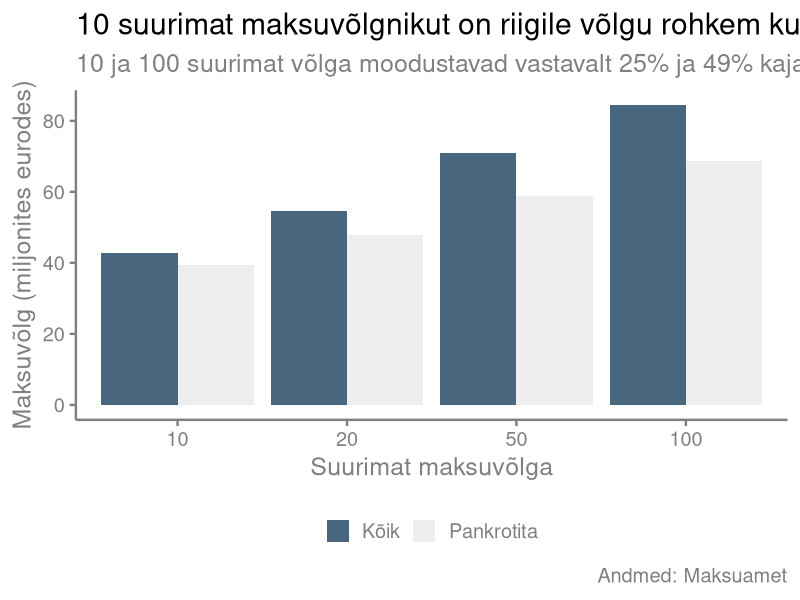
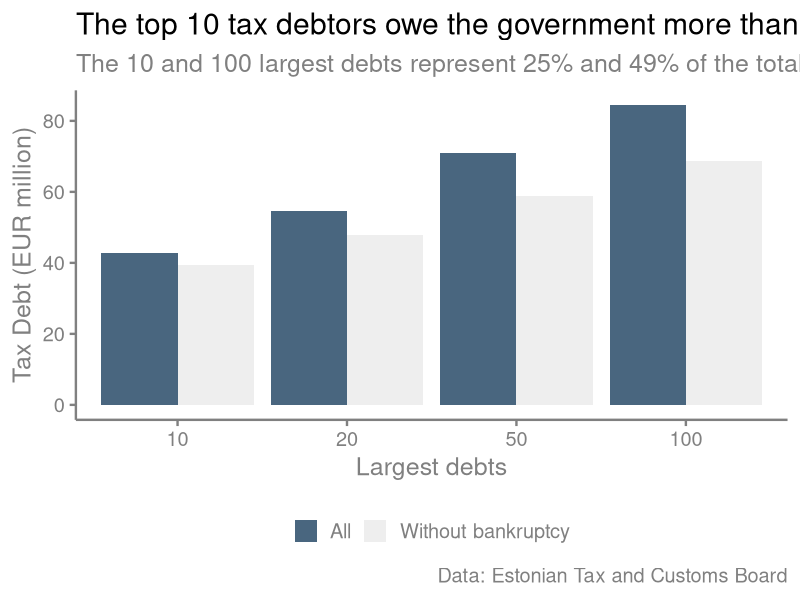
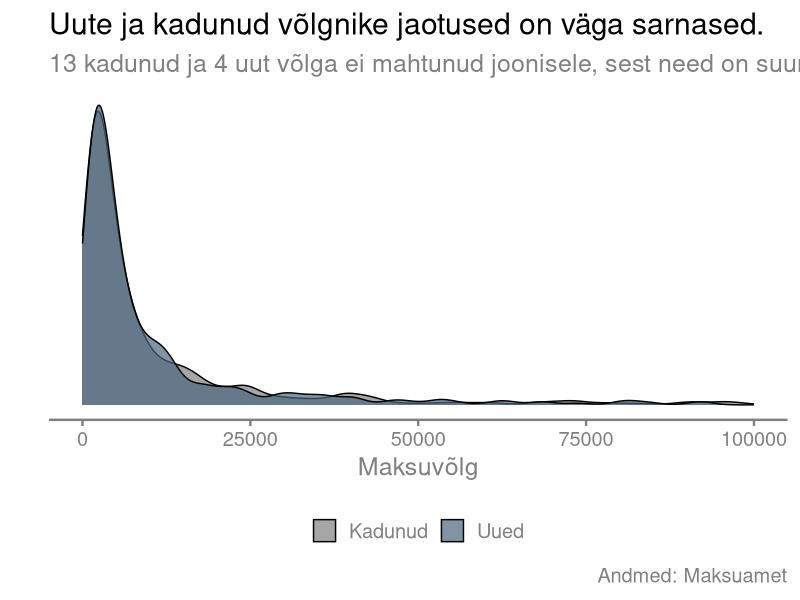
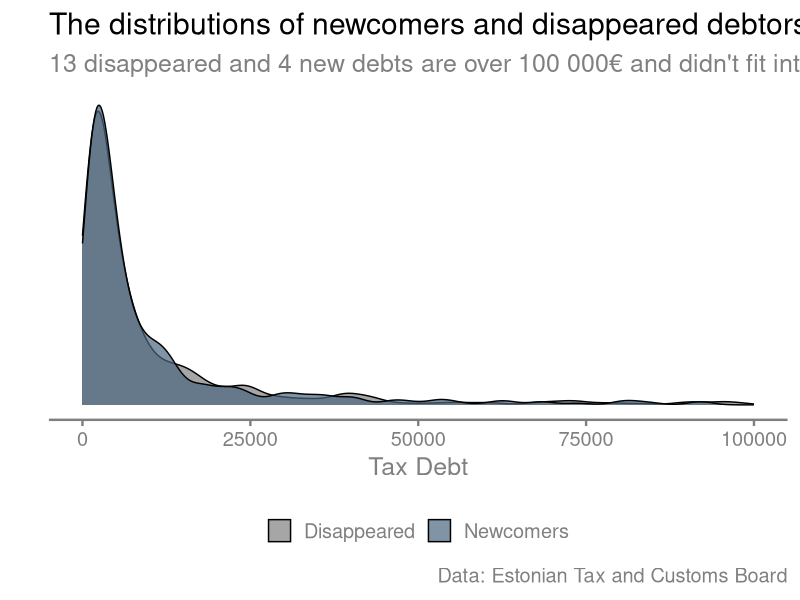

These figures' R source, in order:
#Maksuvõlgnike analüüs
#Autor Annegrete Peek

#paketid
library(readxl)
library(dplyr)
library(ggplot2)
library(lubridate)

#andmed
nov <- read_excel("maksuvolglaste_nimekiri_nov.xlsx", skip = 2) %>% mutate(pankrot = ifelse(grepl("PANKROTIS", Nimi), 1, 0))
dets <- read_excel("maksuvolglaste_nimekiri_dets.xlsx", skip = 2) %>% mutate(pankrot = ifelse(grepl("PANKROTIS", Nimi), 1, 0))
volg <- nov %>% full_join(dets, by = "Kood", suffix = c("_nov", "_dets")) %>% mutate(summa_muutus = Maksuvõlg_dets/Maksuvõlg_nov)
sum(is.na(volg$Nimi_nov)) #392 ettevõtet, keda novembris ei olnud
sum(is.na(volg$Nimi_dets)) #499 ettevõtet, keda detsembris ei olnud

#Kontrollime, kas nimed ja alguskuupäevad klapivad
table(volg$Nimi_nov == volg$Nimi_dets, useNA = "ifany") # 14 juhul nimed ei ole samad
volg %>% filter(Nimi_nov != Nimi_dets) %>% View() # 5 juhul on pankrotti sattunud, 1 on nüüd likvideerimisel, 8 on nime muutnud.
sum(volg$summa_muutus < 1, na.rm = TRUE) # 579 vähenes
sum(volg$summa_muutus == 1, na.rm = TRUE) # 2810 jäi samaks
sum(volg$summa_muutus > 1, na.rm = TRUE)


#Top 10,20,50,100 võlga dets
dets <- dets %>% 
  arrange(-Maksuvõlg)
temp <- dets %>%
  summarise(
    top10 = sum(head(Maksuvõlg,10)), 
    top20 = sum(head(Maksuvõlg,20)), 
    top50 = sum(head(Maksuvõlg,50)), 
    top100 = sum(head(Maksuvõlg,100))) %>% 
  reshape2::melt() %>% 
  mutate(grupp = "Kõik",
         grupp2 = "All")
sum(dets$Maksuvõlg) # 170508281
sum(dets$`Sellest vaidlustatud`) #4469157
sum(dets$pankrot) #276
sum(dets$Maksuvõlg[dets$pankrot == 1]) #31553909
table(year(head(dets$`Maksuvõla algus`, 100)))
table(year(head(dets$`Maksuvõla algus`, 100)) <= 2016) #86, 14

top <- dets %>% 
  filter(pankrot == 0) %>% 
  summarise(
    top10 = sum(head(Maksuvõlg,10)), 
    top20 = sum(head(Maksuvõlg,20)), 
    top50 = sum(head(Maksuvõlg,50)), 
    top100 = sum(head(Maksuvõlg,100))) %>% 
  reshape2::melt() %>% 
  mutate(grupp = "Pankrotita",
         grupp2 = "Without bankruptcy") %>% 
  rbind(temp)
dets %>% filter(pankrot == 0) %>% summarise(arv = sum(Maksuvõlg))

ggplot(top, aes(x = variable, y = value/1000000, fill = grupp)) + 
  geom_bar(position = "dodge", stat = "identity") +
  theme_bw(base_size = 18) + 
  scale_x_discrete(labels = c("10", "20", "50", "100")) +
  scale_fill_manual(values = c("#49667F", "#EEEEEE")) +
  labs(title = "10 suurimat maksuvõlgnikut on riigile võlgu rohkem kui 42 miljonit eurot.", 
       subtitle = "10 ja 100 suurimat võlga moodustavad vastavalt 25% ja 49% kajastatud võlast.",
       y = "Maksuvõlg (miljonites eurodes)",
       x = "Suurimat maksuvõlga",
       caption = "Andmed: Maksuamet") +
  theme(axis.line = element_line(colour = "#808080"),
        axis.ticks = element_line(colour = "#808080"),
        axis.text = element_text(colour = "#808080"),
        axis.title = element_text(colour = "#808080"),
        plot.subtitle = element_text(colour = "#808080"),
        plot.caption = element_text(colour = "#808080"),
        panel.grid.major = element_blank(),
        panel.grid.minor = element_blank(),
        panel.border = element_blank(),
        panel.background = element_blank(),
        legend.position = "bottom", 
        legend.title = element_blank(),
        legend.text = element_text(colour = "#808080"))

ggplot(top, aes(x = variable, y = value/1000000, fill = grupp2)) + 
  geom_bar(position = "dodge", stat = "identity") +
  theme_bw(base_size = 18) + 
  scale_x_discrete(labels = c("10", "20", "50", "100")) +
  scale_fill_manual(values = c("#49667F", "#EEEEEE")) +
  labs(title = "The top 10 tax debtors owe the government more than 42 million euros.", 
       subtitle = "The 10 and 100 largest debts represent 25% and 49% of the total debt, respectively.",
       y = "Tax Debt (EUR million)",
       x = "Largest debts",
       caption = "Data: Estonian Tax and Customs Board") +
  theme(axis.line = element_line(colour = "#808080"),
        axis.ticks = element_line(colour = "#808080"),
        axis.text = element_text(colour = "#808080"),
        axis.title = element_text(colour = "#808080"),
        plot.subtitle = element_text(colour = "#808080"),
        plot.caption = element_text(colour = "#808080"),
        panel.grid.major = element_blank(),
        panel.grid.minor = element_blank(),
        panel.border = element_blank(),
        panel.background = element_blank(),
        legend.position = "bottom", 
        legend.title = element_blank(),
        legend.text = element_text(colour = "#808080"))

#Kes kadusid ära ja kes tulid juurde? 
df1 <- dets %>% filter(!(Kood %in% nov$Kood)) %>% mutate(grupp = "Uued", grupp2 = "Newcomers")
df2 <- nov %>% filter(!(Kood %in% dets$Kood)) %>% mutate(grupp = "Kadunud", grupp2 = "Disappeared")
sum(df2$Maksuvõlg) #8054269
sum(df2$pankrot) #5
table(year(df2$`Maksuvõla algus`))
sum(df1$Maksuvõlg) #4699554
sum(df1$pankrot) #1
table(year(df1$`Maksuvõla algus`))

df <- df2 %>% rbind(df1)
ggplot(df, aes(Maksuvõlg, fill = grupp)) + 
  geom_density(alpha = 0.7) + 
  xlim(c(0, 100000)) +
  theme_bw(base_size = 18) + 
  scale_fill_manual(values = c("#808080", "#49667F")) +
  labs(title = "Uute ja kadunud võlgnike jaotused on väga sarnased.", 
       subtitle = "13 kadunud ja 4 uut võlga ei mahtunud joonisele, sest need on suuremad kui 100 000€.",
       y = "",
       x = "Maksuvõlg",
       caption = "Andmed: Maksuamet") +
  theme(axis.line = element_line(colour = "#808080"),
        axis.ticks = element_line(colour = "#808080"),
        axis.text = element_text(colour = "#808080"),
        axis.title = element_text(colour = "#808080"),
        axis.text.y = element_blank(),
        axis.line.y = element_blank(),
        axis.ticks.y = element_blank(),
        plot.subtitle = element_text(colour = "#808080"),
        plot.caption = element_text(colour = "#808080"),
        panel.grid.major = element_blank(),
        panel.grid.minor = element_blank(),
        panel.border = element_blank(),
        panel.background = element_blank(),
        legend.position = "bottom", 
        legend.title = element_blank(),
        legend.text = element_text(colour = "#808080"))

ggplot(df, aes(Maksuvõlg, fill = grupp2)) + 
  geom_density(alpha = 0.7) + 
  xlim(c(0, 100000)) +
  theme_bw(base_size = 18) + 
  scale_fill_manual(values = c("#808080", "#49667F")) +
  labs(title = "The distributions of newcomers and disappeared debtors are very similar.", 
       subtitle = "13 disappeared and 4 new debts are over 100 000€ and didn't fit into the graph.",
       y = "",
       x = "Tax Debt",
       caption = "Data: Estonian Tax and Customs Board") +
  theme(axis.line = element_line(colour = "#808080"),
        axis.ticks = element_line(colour = "#808080"),
        axis.text = element_text(colour = "#808080"),
        axis.title = element_text(colour = "#808080"),
        axis.text.y = element_blank(),
        axis.line.y = element_blank(),
        axis.ticks.y = element_blank(),
        plot.subtitle = element_text(colour = "#808080"),
        plot.caption = element_text(colour = "#808080"),
        panel.grid.major = element_blank(),
        panel.grid.minor = element_blank(),
        panel.border = element_blank(),
        panel.background = element_blank(),
        legend.position = "bottom", 
        legend.title = element_blank(),
        legend.text = element_text(colour = "#808080"))
